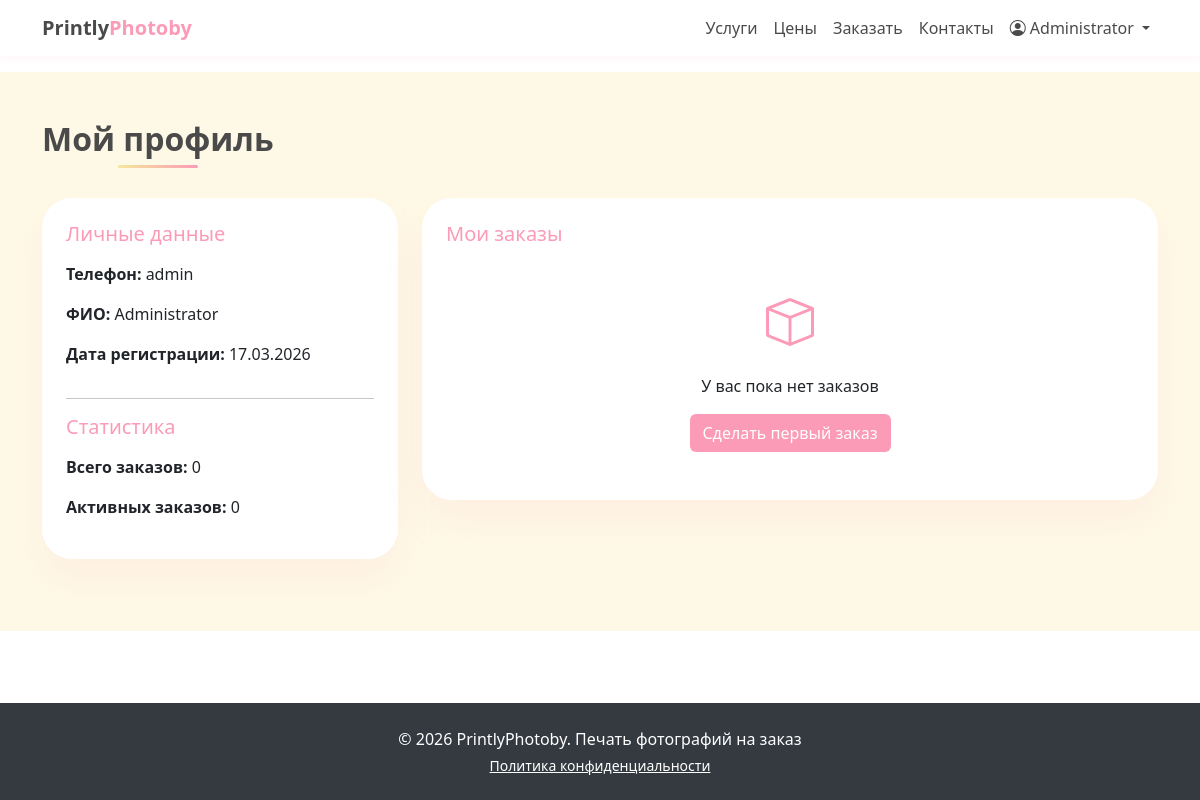
The app's page /profile (signed in) with its own data.
### app.py (models this page shows, shortened)
class User(UserMixin, db.Model):
    id = db.Column(db.Integer, primary_key=True)
    phone = db.Column(db.String(20), unique=True, nullable=False)
    password_hash = db.Column(db.String(200), nullable=False)
    full_name = db.Column(db.String(100))
    email = db.Column(db.String(100))
    is_admin = db.Column(db.Boolean, default=False)
    sms_consent = db.Column(db.Boolean, default=False)
    privacy_consent = db.Column(db.Boolean, default=False)
    created_at = db.Column(db.DateTime, default=datetime.now)
    orders = db.relationship('Order', backref='user', lazy=True)

### app.py (the view)
@app.route('/profile')
@login_required
def profile():
    orders = Order.query.filter_by(user_id=current_user.id).order_by(Order.created_at.desc()).all()
    return render_template('profile.html', orders=orders)

### app.py (called while the page is built)
@login_manager.user_loader
def load_user(user_id):
    return User.query.get(int(user_id))

### templates/profile.html (shortened to what this page needs)
{% extends "base.html" %}
{% block content %}
<section class="py-5 section-cream">
    <div class="container">
        <h2 class="section-title text-center">Мой профиль</h2>
        <div class="row">
            <div class="col-md-4 mb-4">
                <div class="card form-card p-4">
                    <h5 class="mb-3" style="color: var(--pink);">Личные данные</h5>
                    <p><strong>Телефон:</strong> {{ current_user.phone }}</p>
                    {% if current_user.full_name %}
                        <p><strong>ФИО:</strong> {{ current_user.full_name }}</p>
                    {% endif %}
                    <p><strong>Дата регистрации:</strong> {{ current_user.created_at.strftime('%d.%m.%Y') }}</p>
                    <hr>
                    <h5 class="mb-3" style="color: var(--pink);">Статистика</h5>
                    <p><strong>Всего заказов:</strong> {{ orders|length }}</p>
                    <p><strong>Активных заказов:</strong> {{ orders|selectattr('status', 'in', ['pending', 'printing', 'ready', 'shipped'])|list|length }}</p>
                </div>
            </div>
            <div class="col-md-8">
                <div class="card form-card p-4">
                    <h5 class="mb-3" style="color: var(--pink);">Мои заказы</h5>
                    {% if orders %}
                        <div class="table-responsive">
                            <table class="table table-hover">
                                <thead>
                                    <tr>
                                        <th>№ заказа</th>
                                        <th>Дата</th>
                                        <th>Сумма</th>
                                        <th>Статус</th>
                                        <th>Действия</th>
                                    </tr>
                                </thead>
                                <tbody>
                                    {% for order in orders %}
                                        <tr>
                                            <td>{{ order.order_number }}</td>
                                            <td>{{ order.created_at.strftime('%d.%m.%Y') }}</td>
                                            <td>{{ order.total_amount }} BYN</td>
                                            <td>
                                                {% if order.status == 'pending' %}
                                                    <span class="badge bg-warning">Ожидает</span>
                                                {% elif order.status == 'printing' %}
                                                    <span class="badge bg-info">В печати</span>
                                                {% elif order.status == 'ready' %}
                                                    <span class="badge bg-success">Готов</span>
                                                {% elif order.status == 'shipped' %}
                                                    <span class="badge bg-primary">Отправлен</span>
                                                {% elif order.status == 'completed' %}
                                                    <span class="badge bg-secondary">Завершен</span>
                                                {% elif order.status == 'cancelled' %}
                                                    <span class="badge bg-danger">Отменен</span>
                                                {% endif %}
                                            </td>
                                            <td>
                                                <a href="{{ url_for('view_order', order_id=order.id) }}" class="btn btn-sm" style="background-color: var(--pink); color: white;">
                                                    <i class="bi bi-eye"></i> Подробнее
                                                </a>
                                            </td>
                                        </tr>
                                    {% endfor %}
                                </tbody>
                            </table>
                        </div>
                    {% else %}
                        <div class="text-center py-4">
                            <i class="bi bi-box" style="font-size: 3rem; color: var(--pink);"></i>
                            <p class="mt-3">У вас пока нет заказов</p>
                            <a href="{{ url_for('index') }}#order" class="btn" style="background-color: var(--pink); color: white;">
                                Сделать первый заказ
                            </a>
                        </div>
                    {% endif %}
                </div>
            </div>
        </div>
    </div>
</section>
{% endblock %}

### templates/base.html (shortened to what this page needs)
<!doctype html>
<html lang="ru">
<head>
    <link href="{{ url_for('static', filename='css/bootstrap.min.css') }}" rel="stylesheet">
    <link rel="stylesheet" href="{{ url_for('static', filename='css/bootstrap-icons.css') }}">
    <link rel="stylesheet" href="{{ url_for('static', filename='css/style.css') }}">
</head>
<body>
    <nav class="navbar navbar-expand-lg navbar-light sticky-top">
        <div class="container">
            <a class="navbar-brand" href="{{ url_for('index') }}">
                <span>Printly</span>Photoby
            </a>
            <div class="collapse navbar-collapse" id="navbarNav">
                <ul class="navbar-nav ms-auto">
                    <li class="nav-item">
                        <a class="nav-link" href="{{ url_for('index') }}#services">Услуги</a>
                    </li>
                    <li class="nav-item">
                        <a class="nav-link" href="{{ url_for('index') }}#price">Цены</a>
                    </li>
                    <li class="nav-item">
                        <a class="nav-link" href="{{ url_for('index') }}#order">Заказать</a>
                    </li>
                    <li class="nav-item">
                        <a class="nav-link" href="{{ url_for('index') }}#contacts">Контакты</a>
                    </li>
                    {% if current_user.is_authenticated %}
                        <li class="nav-item dropdown">
                            <a class="nav-link dropdown-toggle" href="#" id="userDropdown" role="button" data-bs-toggle="dropdown">
                                <i class="bi bi-person-circle"></i> {{ current_user.full_name or current_user.phone }}
                            </a>
                        </li>
                    {% endif %}
                </ul>
            </div>
        </div>
    </nav>
    <main>
    {% block content %}{% endblock %}
</main>
    <footer class="py-4">
        <div class="container text-center">
            <p class="mb-1">© 2026 PrintlyPhotoby. Печать фотографий на заказ</p>
            <p class="mb-0 small">
                <a href="#" class="text-white" data-bs-toggle="modal" data-bs-target="#privacyModal">Политика конфиденциальности</a>
            </p>
        </div>
    </footer>
</body>
</html>

### static/css/style.css (style rules this page uses)
:root { --cream: #f5e79c; --pink: #fb9bb7; --pink-dark: #e88aa5; --cream-light: #fef9e6; }
body { background-color: #ffffff; font-family: system-ui, -apple-system, "Segoe UI", Roboto, sans-serif; }
html, body { height: 100%; margin: 0; padding: 0; }
body { display: flex; flex-direction: column; min-height: 100vh; }
main { flex: 1 0 auto; }
footer { flex-shrink: 0; width: 100%; }
.navbar { background-color: white; box-shadow: 0 2px 10px rgba(251, 155, 183, 0.1); }
.navbar-brand { color: var(--pink) !important; font-weight: 700; }
.navbar-brand span { color: #4a4a4a; }
.nav-link { color: #4a4a4a !important; font-weight: 500; transition: color 0.2s; }
.section-cream { background-color: var(--cream-light); }
.section-title { color: #4a4a4a; font-weight: 700; position: relative; display: inline-block; margin-bottom: 40px; }
.section-title:after { content: ""; position: absolute; bottom: -10px; left: 50%; transform: translateX(-50%); width: 80px; height: 3px; background: linear-gradient(90deg, var(--cream), var(--pink)); border-radius: 2px; }
.form-card { border: none; border-radius: 30px; background: white; box-shadow: 0 20px 40px rgba(251, 155, 183, 0.1); }
footer { background-color: #343a40; color: white; }

### records on screen
User: full_name "Administrator", phone "admin", created_at "17.03.2026"

### other values on screen
{{ orders|length }} "0"
